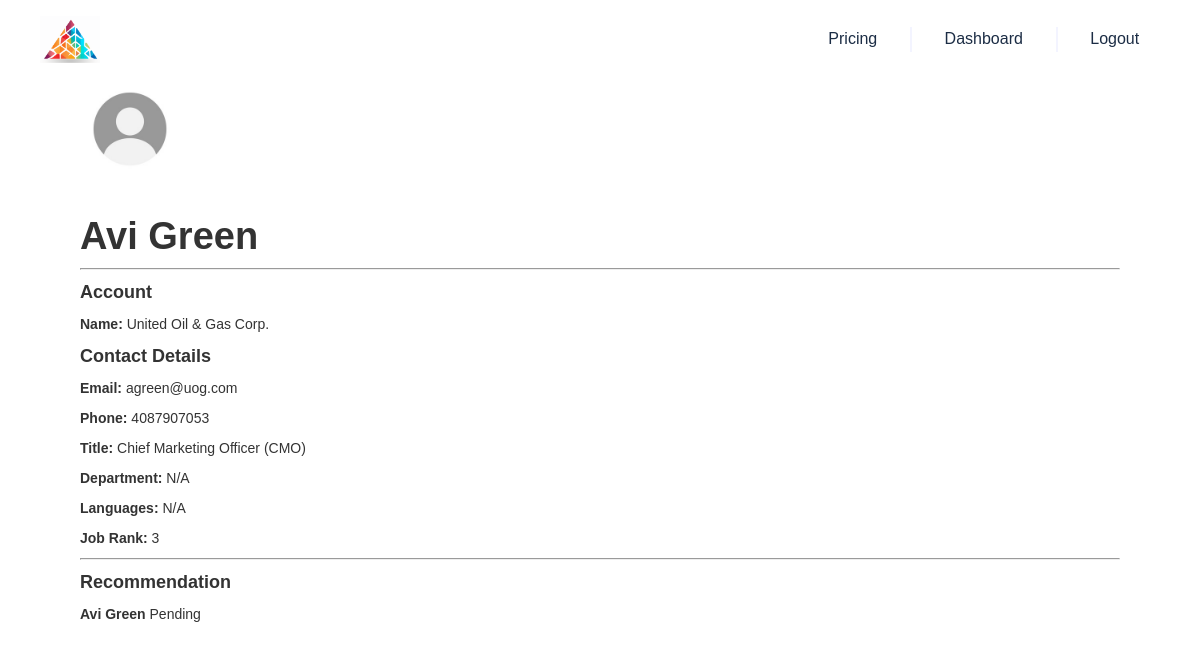
The page /contact/003Dp000004PLeQIAW (signed in) on the database its author committed.
### app/models.py (models this page shows, shortened)
class Contact(db.Model):
    __tablename__ = 'contact'
    Id = db.Column(db.String, primary_key=True)
    IsDeleted = db.Column(db.Boolean)
    MasterRecordId = db.Column(db.String)
    AccountId = db.Column(db.String, db.ForeignKey('account.Id'))
    LastName = db.Column(db.String)
    FirstName = db.Column(db.String)
    Salutation = db.Column(db.String)
    Name = db.Column(db.String)
    MailingStreet = db.Column(db.String)
    MailingCity = db.Column(db.String)
    MailingState = db.Column(db.String)
    MailingPostalCode = db.Column(db.String)
    MailingCountry = db.Column(db.String)
    MailingLatitude = db.Column(db.Float)
    MailingLongitude = db.Column(db.Float)
    MailingGeocodeAccuracy = db.Column(db.String)
    Phone = db.Column(db.String)
    Fax = db.Column(db.String)
    MobilePhone = db.Column(db.String)
    HomePhone = db.Column(db.String)
    OtherPhone = db.Column(db.String)
    AssistantPhone = db.Column(db.String)
    ReportsToId = db.Column(db.String)
    Email = db.Column(db.String)
    Title = db.Column(db.String)
    Department = db.Column(db.String)
    AssistantName = db.Column(db.String)
    LeadSource = db.Column(db.String)
    Birthdate = db.Column(db.Date)
    Description = db.Column(db.String)
    OwnerId = db.Column(db.String)
    CreatedDate = db.Column(db.DateTime)
    CreatedById = db.Column(db.String)
    LastModifiedDate = db.Column(db.DateTime)
    LastModifiedById = db.Column(db.String)
    SystemModstamp = db.Column(db.DateTime)
    LastActivityDate = db.Column(db.Date)
    LastCURequestDate = db.Column(db.Date)
    LastCUUpdateDate = db.Column(db.Date)
    LastViewedDate = db.Column(db.Date)
    LastReferencedDate = db.Column(db.Date)
    EmailBouncedReason = db.Column(db.String)
    EmailBouncedDate = db.Column(db.Date)
    IsEmailBounced = db.Column(db.Boolean)
    PhotoUrl = db.Column(db.String)
    Jigsaw = db.Column(db.String)
    JigsawContactId = db.Column(db.String)
    CleanStatus = db.Column(db.String)
    IndividualId = db.Column(db.String)
    Level__c = db.Column(db.String)
    Languages__c = db.Column(db.String)
    JobRank = db.Column(db.Integer)
    Recommendation = db.Column(db.Text)
    IsPartnerRep = db.Column(db.Boolean, default=False)
    LinkedInUrl = db.Column(db.String)

class Account(db.Model):
    __tablename__ = 'account'
    Id = db.Column(db.String, primary_key=True)
    IsDeleted = db.Column(db.Boolean)
    MasterRecordId = db.Column(db.String)
    Name = db.Column(db.String)
    Type = db.Column(db.String)
    ParentId = db.Column(db.String)
    BillingStreet = db.Column(db.String)
    BillingCity = db.Column(db.String)
    BillingState = db.Column(db.String)
    BillingPostalCode = db.Column(db.String)
    BillingCountry = db.Column(db.String)
    BillingLatitude = db.Column(db.Float)
    BillingLongitude = db.Column(db.Float)
    BillingGeocodeAccuracy = db.Column(db.String)
    ShippingStreet = db.Column(db.String)
    ShippingCity = db.Column(db.String)
    ShippingState = db.Column(db.String)
    ShippingPostalCode = db.Column(db.String)
    ShippingCountry = db.Column(db.String)
    ShippingLatitude = db.Column(db.Float)
    ShippingLongitude = db.Column(db.Float)
    ShippingGeocodeAccuracy = db.Column(db.String)
    Phone = db.Column(db.String)
    Fax = db.Column(db.String)
    AccountNumber = db.Column(db.String)
    Website = db.Column(db.String)
    PhotoUrl = db.Column(db.String)
    Sic = db.Column(db.String)
    Industry = db.Column(db.String)
    AnnualRevenue = db.Column(db.Float)
    NumberOfEmployees = db.Column(db.Integer)
    Ownership = db.Column(db.String)
    TickerSymbol = db.Column(db.String)
    Description = db.Column(db.String)
    Rating = db.Column(db.String)
    Site = db.Column(db.String)
    OwnerId = db.Column(db.String)
    CreatedDate = db.Column(db.DateTime)
    CreatedById = db.Column(db.String)
    LastModifiedDate = db.Column(db.DateTime)
    LastModifiedById = db.Column(db.String)
    SystemModstamp = db.Column(db.DateTime)
    LastActivityDate = db.Column(db.Date)
    LastViewedDate = db.Column(db.Date)
    LastReferencedDate = db.Column(db.Date)
    Jigsaw = db.Column(db.String)
    JigsawCompanyId = db.Column(db.String)
    CleanStatus = db.Column(db.String)
    AccountSource = db.Column(db.String)
    DunsNumber = db.Column(db.String)
    Tradestyle = db.Column(db.String)
    NaicsCode = db.Column(db.String)
    NaicsDesc = db.Column(db.String)
    YearStarted = db.Column(db.String)
    SicDesc = db.Column(db.String)
    DandbCompanyId = db.Column(db.String)
    OperatingHoursId = db.Column(db.String)
    CustomerPriority__c = db.Column(db.String)
    SLA__c = db.Column(db.String)
    Active__c = db.Column(db.String)
    NumberofLocations__c = db.Column(db.Float)
    UpsellOpportunity__c = db.Column(db.String)
    SLASerialNumber__c = db.Column(db.String)
    SLAExpirationDate__c = db.Column(db.Date)
    Rank = db.Column(db.Integer)
    Notes = db.Column(db.Text)
    Score = db.Column(db.Float)
    Overview = db.Column(db.Text)
    Products = db.Column(db.Text)
    Market = db.Column(db.Text)
    Achievements = db.Column(db.Text)
    IndustryPain = db.Column(db.Text)
    Concerns = db.Column(db.Text)
    OperationalChallenges = db.Column(db.Text)
    LatestNews = db.Column(db.Text)
    RecentEvents = db.Column(db.Text)
    CustomerFeedback = db.Column(db.Text)
    RecentPartnerships = db.Column(db.Text)
    Recommendations = db.Column(db.Text)
    Headcount = db.Column(db.Integer)
    TechColumn = db.Column(db.String)
    IntegrationStatus = db.Column(db.Enum('integration', 'neutral', 'competitor', name='integration_status_enum'))
    SubIndustry = db.Column(db.String)

### app/contacts.py (the view)
@contacts_blueprint.route('/contact/<contact_id>')
def contact_details(contact_id):
    from app.prospecting import prospecting_with_contact
    contact = Contact.query.get(contact_id)
    associated_account = Account.query.get(contact.AccountId)
    rec = contact.Recommendation
    if rec is None:
        def background_task():
            contact.Recommendation = prospecting_with_contact(contact_id)
            db.session.add(contact)
            db.session.commit()
        thread = Thread(target=background_task)
        thread.start()
    return render_template('contact_detail.html', contact=contact, associated_account=associated_account, rec=rec)

### app/authentication.py (called while the page is built)
@login_manager.user_loader
def load_user(user_id):
    return User.query.get(user_id)

### templates/contact_detail.html
{% extends "base.html" %}
{% block content %}
    <div class="container mt-3">
        <div class="row justify-content-center">
            <div class="col-12 text-center mb-4">
                <img src="../static/img/default_profile.jpg" alt="Default Profile" class="img-fluid rounded-circle" style="width: 100px; margin-bottom: 15px;">
                <h1>{{ contact.Name }}</h1>
            </div>
        </div>
        <div class="row">
            <div class="col-md-10 col-sm-12">
                <hr>
                <h4>Account</h4>
                <p><strong>Name:</strong> {{ associated_account.Name }}</p>
                <h4>Contact Details</h4>
                <p><strong>Email:</strong> <a href="mailto:mamaral@acrisure.com">{{ contact.Email or 'N/A'}}</a></p>
                <p><strong>Phone:</strong> {{ contact.Phone or 'N/A' }}</p>
                <p><strong>Title:</strong> {{ contact.Title or 'N/A' }}</p>
                <p><strong>Department:</strong> {{ contact.Department or 'N/A' }}</p>
                <p><strong>Languages:</strong> {{ contact.Languages__c or 'N/A' }}</p>
                <p><strong>Job Rank:</strong> {{ contact.JobRank or 'N/A' }}</p>
            </div>
            <div class="col-md-10 col-sm-12">
                <hr>
                <h4>Recommendation</h4>
                <p><strong>{{ contact.Name }}</strong> {{ rec if rec else 'Pending' }}</p>
            </div>
        </div>
    </div>
{% endblock %}

### templates/base.html (style rules this page uses)
a { color: inherit; text-decoration: inherit; font-size: inherit; }

### rows shown on the page
Contact: Name "Avi Green", Email "agreen@uog.com", Phone "4087907053", Title "Chief Marketing Officer (CMO)", Department "N/A", Languages__c "N/A", JobRank "3"
Account: Name "United Oil & Gas Corp."

### other values the page prints
{{ rec if rec else 'Pending' }} "Pending"
